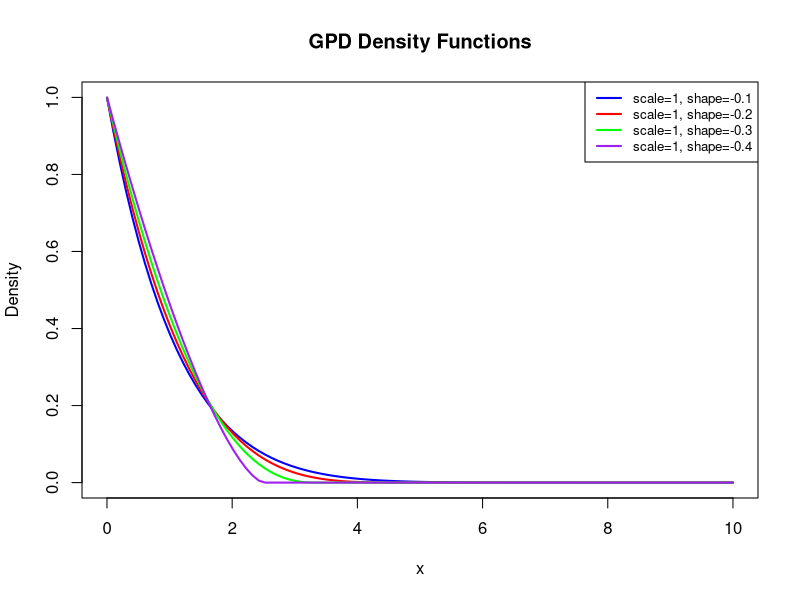

Write R code to recreate this figure.
# Load required package
library(evd)

# Define multiple sets of parameters (scale and shape) for the GPD
params <- list(
  list(scale = 1, shape = -0.1), #mod 0
  list(scale = 1, shape = -0.2), #mod 1
  list(scale = 1, shape = -0.3), #mod 2
  list(scale = 1, shape = -0.4) #mod 3
)

# Define the x-axis values over which to compute the density
x_vals <- seq(0.001, 10, length.out = 100)

# Set up the plot
plot(NULL, xlim = range(x_vals), ylim = c(0, 1),
     xlab = "x", ylab = "Density", main = "GPD Density Functions")

# Colors for different lines
colors <- c("blue", "red", "green", "purple")

# Plot each density with specified parameters and add to the legend
for (i in seq_along(params)) {
  scale <- params[[i]]$scale
  shape <- params[[i]]$shape
  density_vals <- dgpd(x_vals, loc = 0, scale = scale, shape = shape)
  
  # Add the density line to the plot
  lines(x_vals, density_vals, col = colors[i], lwd = 2)
}

# Add a legend with the scale and shape parameters
legend("topright", legend = sapply(params, function(p) paste0("scale=", p$scale, ", shape=", p$shape)),
       col = colors, lwd = 2, cex = 0.8)
